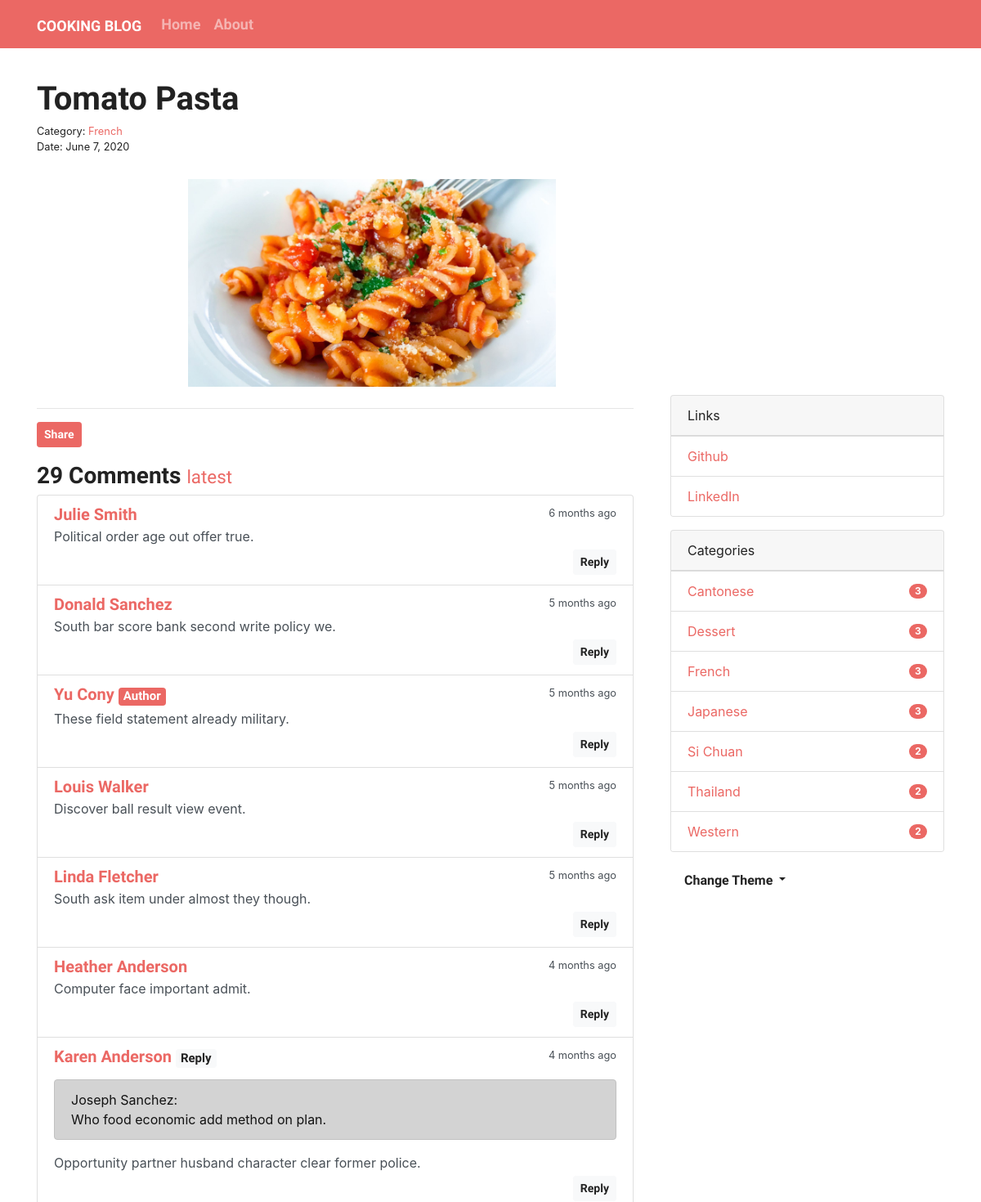
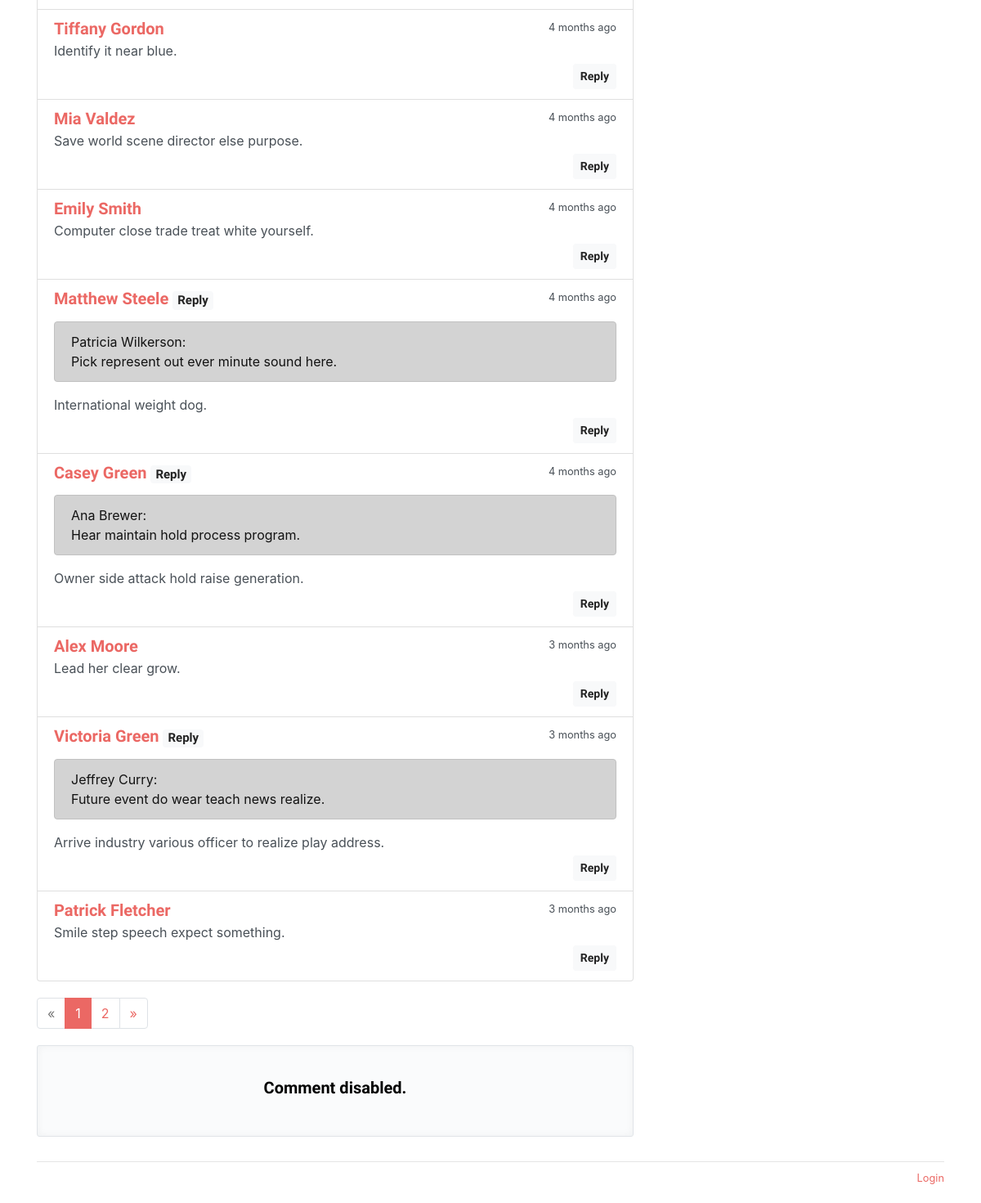
/post/10, run on the app's committed database (2 pictures, top to bottom).
### cooking/models.py (models this page shows, shortened)
class Admin(db.Model, UserMixin):
    id = db.Column(db.Integer, primary_key=True)
    username = db.Column(db.String(20))
    password_hash = db.Column(db.String(128))
    blog_title = db.Column(db.String(60))
    blog_sub_title = db.Column(db.String(100))
    name = db.Column(db.String(30))
    about = db.Column(db.Text)

class Post(db.Model):
    id = db.Column(db.Integer, primary_key=True)
    title = db.Column(db.String(60))
    content = db.Column(db.Text)
    timestamp = db.Column(db.DateTime, default=datetime.utcnow, index=True)
    category_id = db.Column(db.Integer, db.ForeignKey('category.id'))
    category = db.relationship('Category', back_populates='posts')
    comments = db.relationship('Comment', back_populates='post', cascade='all, delete-orphan')

class Category(db.Model):
    id = db.Column(db.Integer, primary_key=True)
    label = db.Column(db.String(30), unique=True)
    posts = db.relationship('Post', back_populates='category')

class Comment(db.Model):
    id = db.Column(db.Integer, primary_key=True)
    author = db.Column(db.String(30))
    email = db.Column(db.String(254))
    site = db.Column(db.String(255))
    content = db.Column(db.Text)
    from_admin = db.Column(db.Boolean, default=False)  # the comment is from admin or not
    reviewed = db.Column(db.Boolean, default=False)  # Comment by default is not passed
    timestamp = db.Column(db.DateTime, default=datetime.utcnow, index=True)
    replied_id = db.Column(db.Integer, db.ForeignKey('comment.id'))
    post_id = db.Column(db.Integer, db.ForeignKey('post.id'))
    post = db.relationship('Post', back_populates='comments')
    replies = db.relationship('Comment', back_populates='replied', cascade='all, delete-orphan')
    replied = db.relationship('Comment', back_populates='replies', remote_side=[id])

class Link(db.Model):
    id = db.Column(db.Integer, primary_key=True)
    name = db.Column(db.String(30))
    url = db.Column(db.String(255))

### cooking/blueprints/cook.py (the view, shortened to what this page needs)
@cook_bp.route('/post/<int:post_id>', methods=['GET', 'POST'])
def show_post(post_id):
    post = Post.query.get_or_404(post_id)
    page = request.args.get('page', 1, type=int)
    per_page = current_app.config['COOKLOG_COMMENT_PER_PAGE']
    pagination = Comment.query.with_parent(post).filter_by(reviewed=True).order_by(Comment.timestamp.asc()).paginate(
        page, per_page)
    comments = pagination.items
    if current_user.is_authenticated:
        form = AdminCommentForm()
        form.author.data = current_user.name
        form.email.data = current_app.config['COOKLOG_EMAIL']
        form.site.data = url_for('.index')
        from_admin = True
        reviewed = True
    else:
        form = CommentForm()
        from_admin = False
        reviewed = False
    return render_template('cook/post.html',post=post, pagination=pagination, comments=comments)

### cooking/__init__.py (called while the page is built)
def register_template_context(app):
    @app.context_processor
    def make_template_context():
        admin = Admin.query.first()
        categories = Category.query.order_by(Category.label).all()
        links = Link.query.order_by(Link.name).all()
        if current_user.is_authenticated:
            unread_comments = Comment.query.filter_by(reviewed=False).count()
        else:
            unread_comments = None
        return dict(
            admin=admin, categories=categories,
            links=links, unread_comments=unread_comments)

def register_request_handlers(app):
    @app.after_request
    def query_profiler(response):
        for q in get_debug_queries():
            if q.duration >= app.config['COOKING_SLOW_QUERY_THRESHOLD']:
                app.logger.warning(
                    'Slow query: Duration: %fs\n Context: %s\nQuery: %s\n '
                    % (q.duration, q.context, q.statement)
                )
        return response

### cooking/templates/cook/post.html (shortened to what this page needs)
{% extends 'base.html' %}
{% from 'bootstrap/form.html' import render_form %}
{% from 'bootstrap/pagination.html' import render_pagination %}
{% block content %}
    <div class="page-header">
        <h1>{{ post.title }}
        </h1>
        <small>
            Category: <a
                href="{{ url_for('.show_category', category_id=post.category.id) }}">{{ post.category.label }}</a><br>
            Date: {{ moment(post.timestamp).format('LL') }}
        </small>
    </div>
    <div class = "row">
        <img src="{{url_for('static', filename='pasta.jpg')}}"/>
    </div>
    <div class="row">
        <div class="col-sm-8">
            <hr>
            <button type="button" class="btn btn-primary btn-sm" data-toggle="modal" data-target=".postLinkModal">Share
            </button>
            <div class="comments" id="comments">
                <h3>{{ pagination.total }} Comments
                    <small>
                        <a href="{{ url_for('.show_post', post_id=post.id, page=pagination.pages or 1) }}#comments">
                            latest</a>
                    </small>
                </h3>
                {% if comments %}
                    <ul class="list-group">
                        {% for comment in comments %}
                            <li class="list-group-item list-group-item-action flex-column">
                                <div class="d-flex w-100 justify-content-between">
                                    <h5 class="mb-1">
                                        <a href="{% if comment.site %}{{ comment.site }}{% else %}#{% endif %}"
                                           target="_blank">
                                            {% if comment.from_admin %}
                                                {{ admin.name }}
                                            {% else %}
                                                {{ comment.author }}
                                            {% endif %}
                                        </a>
                                        {% if comment.from_admin %}
                                            <span class="badge badge-primary">Author</span>{% endif %}
                                        {% if comment.replied %}<span class="badge badge-light">Reply</span>{% endif %}
                                    </h5>
                                    <small data-toggle="tooltip" data-placement="top" data-delay="500"
                                           data-timestamp="{{ comment.timestamp.strftime('%Y-%m-%dT%H:%M:%SZ') }}">
                                        {{ moment(comment.timestamp).fromNow() }}
                                    </small>
                                </div>
                                {% if comment.replied %}
                                    <p class="alert alert-dark reply-body">{{ comment.replied.author }}:
                                        <br>{{ comment.replied.content }}
                                    </p>
                                {%- endif -%}
                                <p class="mb-1">{{ comment.content }}</p>
                                <div class="float-right">
                                    <a class="btn btn-light btn-sm"
                                       href="{{ url_for('.reply_comment', comment_id=comment.id) }}">Reply</a>
                                </div>
                            </li>
                        {% endfor %}
                    </ul>
                {% else %}
                    <div class="tip"><h5>No comments.</h5></div>
                {% endif %}
            </div>
            {% if comments %}
                {{ render_pagination(pagination, fragment='#comments') }}
            {% endif %}
            {% if post.can_comment %}
                <div id="comment-form">
                    {{ render_form(form, action=request.full_path) }}
                </div>
            {% else %}
                <div class="tip"><h5>Comment disabled.</h5></div>
            {% endif %}
        </div>
        <div class="col-sm-4 sidebar">
            {% include "cook/_sidebar.html" %}
        </div>
    </div>
{% endblock %}

### cooking/templates/base.html (shortened to what this page needs)
{% from 'bootstrap/nav.html' import render_nav_item %}
<html lang="en">
<head>
    {% block head %}
        <link rel="stylesheet"
              href="{{ url_for('static', filename='css/%s.min.css' % request.cookies.get('theme', 'perfect_blue')) }}"
              type="text/css">
        <link rel="stylesheet" href="{{ url_for('static', filename='css/style.css') }}" type="text/css">
    {% endblock head %}
</head>
<body>
    {% block nav%}
    <nav class="navbar navbar-expand-lg navbar-dark bg-primary">
        <div class="container">
            <a class="navbar-brand" href="{{ url_for('cook.index') }}">{{ admin.blog_title }}</a>
            <div class="collapse navbar-collapse" id="navbarColor01">
                <ul class="navbar-nav mr-auto">
                    {{ render_nav_item('cook.index', 'Home') }}
                    {{ render_nav_item('cook.about', 'About') }}
                </ul>
            </div>
        </div>
    </nav>
    {% endblock nav%}
    <main class="container">
    {% block content %}{% endblock content %}
    {% block footer %}
        <footer>
            <p class="float-right">
                <small>
                    {% if current_user.is_authenticated %}
                        <a href="{{ url_for('auth.logout', next=request.full_path) }}">Logout</a>
                    {% else %}
                        <a href="{{ url_for('auth.login', next=request.full_path) }}">Login</a>
                    {% endif %}
                </small>
            </p>
        </footer>
    {% endblock footer %}
    </main>
</body>
</html>

### cooking/templates/cook/_sidebar.html (shortened to what this page needs)
{% if links %}
    <div class="card mb-3">
        <div class="card-header">Links</div>
        <ul class="list-group list-group-flush">
            {% for link in links %}
                <li class="list-group-item  list-group-item-action d-flex justify-content-between align-items-center">
                    <a href="{{ link.url }}" target="_blank">{{ link.name }}</a>
                </li>
            {% endfor %}
        </ul>
    </div>
{% endif %}
{% if categories %}
    <div class="card mb-3">
        <div class="card-header">Categories</div>
        <ul class="list-group list-group-flush">
            {% for category in categories %}
                <li class="list-group-item  list-group-item-action d-flex justify-content-between align-items-center">
                    <a href="{{ url_for('cook.show_category', category_id=category.id) }}">
                        {{ category.label }}
                    </a>
                    <span class="badge badge-primary badge-pill"> {{ category.posts|length }}</span>
                </li>
            {% endfor %}
        </ul>
    </div>
{% endif %}
<div class="dropdown">
    <button class="btn btn-default dropdown-toggle" type="button" id="dropdownMenuButton"
            data-toggle="dropdown" aria-haspopup="true" aria-expanded="false">
        Change Theme
    </button>
</div>

### cooking/static/css/style.css (style rules this page uses)
nav { margin-bottom: 20px; }
img { width: 450px; margin: 10px 10px 10px 200px; height: auto !important; }
.page-header { padding-top: 20px; padding-bottom: 20px; }
.comments { margin: 20px 0; }
.reply-body { margin-top: 10px; }
.sidebar { padding-left: 30px; }
footer { margin-top: 30px; padding: 10px 0 40px; color: #999; border-top: 1px solid #e5e5e5; }
.tip { color: black !important; position: relative; padding: 40px; text-align: center; background-color: #fafbfc; border: 1px solid #e1e4e8; border-radius: 3px; box-shadow: inset 0 0 10px rgba(27, 31, 35, 0.05); }

### data on the page
Admin: blog_title "COOKING BLOG", name "Yu Cony"
Post: title "Tomato Pasta", timestamp "June 7, 2020"
Category: category.label "French", label "French", posts|length "3"
Comment: author "Julie Smith", timestamp "6 months ago", content "Political order age out offer true."
Comment: author "Donald Sanchez", timestamp "5 months ago", content "South bar score bank second write policy we."
Comment: from_admin "Author", timestamp "5 months ago", content "These field statement already military."
Comment: author "Louis Walker", timestamp "5 months ago", content "Discover ball result view event."
Comment: author "Linda Fletcher", timestamp "5 months ago", content "South ask item under almost they though."
Comment: author "Heather Anderson", timestamp "4 months ago", content "Computer face important admit."
Comment: author "Karen Anderson", shows "Reply", timestamp "4 months ago", replied.author "Joseph Sanchez", replied.content "Who food economic add method on plan.", content "Opportunity partner husband character clear former police."
Comment: author "Tiffany Gordon", timestamp "4 months ago", content "Identify it near blue."
Comment: author "Mia Valdez", timestamp "4 months ago", content "Save world scene director else purpose."
Comment: author "Emily Smith", timestamp "4 months ago", content "Computer close trade treat white yourself."
Comment: author "Matthew Steele", shows "Reply", timestamp "4 months ago", replied.author "Patricia Wilkerson", replied.content "Pick represent out ever minute sound here.", content "International weight dog."
Comment: author "Casey Green", shows "Reply", timestamp "4 months ago", replied.author "Ana Brewer", replied.content "Hear maintain hold process program.", content "Owner side attack hold raise generation."
Comment: author "Alex Moore", timestamp "3 months ago", content "Lead her clear grow."
Comment: author "Victoria Green", shows "Reply", timestamp "3 months ago", replied.author "Jeffrey Curry", replied.content "Future event do wear teach news realize.", content "Arrive industry various officer to realize play address."
Comment: author "Patrick Fletcher", timestamp "3 months ago", content "Smile step speech expect something."
Link: name "Github"
Link: name "LinkedIn"
Category: label "Cantonese", posts|length "3"
Category: label "Dessert", posts|length "3"
Category: label "Japanese", posts|length "3"
Category: label "Si Chuan", posts|length "2"
Category: label "Thailand", posts|length "2"
Category: label "Western", posts|length "2"

### other printed values
{{ render_nav_item('cook.index', 'Home') }} "Home"
{{ render_nav_item('cook.about', 'About') }} "About"
{{ pagination.total }} "29"
{{ render_pagination(pagination, fragment='#comments') }} "« 1 2 »"
